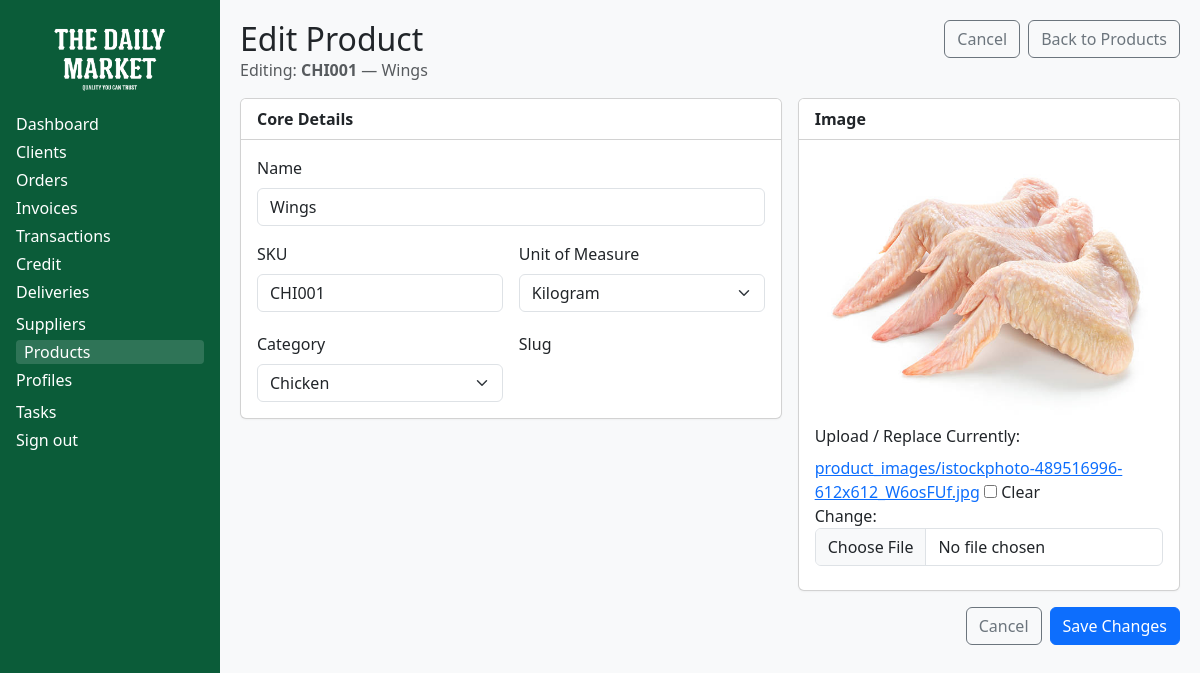
Page /portal/staff/products/1/edit/ (signed in) on the committed database.
### products/models.py (models this page shows, shortened)
class Product(models.Model):
    UOM_CHOICES = [
        ("EA", "Each"),
        ("KG", "Kilogram"),
        ("L",  "Litre"),
        ("PK", "Pack"),
        ("BOX","Box"),
    ]
    name = models.CharField(max_length=200)
    category = models.ForeignKey(Category, on_delete=models.PROTECT, related_name="products")
    sku  = models.CharField(max_length=64, blank=True, null=True)
    slug = models.SlugField(max_length=220, blank=True, null=True)
    image = models.ImageField(upload_to="product_images/", blank=True, null=True)
    uom = models.CharField(max_length=8, choices=UOM_CHOICES, default="EA")
    cost_price = models.DecimalField(max_digits=12, decimal_places=2, null=True, blank=True)
    wholesale_price = models.DecimalField(max_digits=12, decimal_places=2, null=True, blank=True)
    retail_price = models.DecimalField(max_digits=12, decimal_places=2, null=True, blank=True)
    retail_margin_pct = models.DecimalField(max_digits=6, decimal_places=2, default=Decimal("15.00"))
    created_at = models.DateTimeField(auto_now_add=True)
    updated_at = models.DateTimeField(auto_now=True)
    class Meta:
        ordering = ["name"]
        indexes = [
            models.Index(fields=["sku"]),
            models.Index(fields=["slug"]),
            models.Index(fields=["category"]),
        ]

### products/views.py (the view)
# urls.py: path("<int:pk>/edit/", views.product_edit, name="product-edit"),
@login_required
@staff_required
@transaction.atomic
def product_edit(request, pk):
    product = get_object_or_404(Product, pk=pk)
    VariantFormSet3 = inlineformset_factory(
        parent_model=Product,
        model=ProductVariant,
        form=ProductVariantForm,
        formset=VariantFormSetClean,  # <<< use the same cleaner in edit
        extra=1,                      # one blank row on edit is usually enough
        can_delete=True,
    )
    if request.method == "POST":
        form = ProductForm(request.POST, request.FILES, instance=product)
        formset = VariantFormSet3(
            request.POST, request.FILES, instance=product, prefix="variants"
        )
        if form.is_valid() and formset.is_valid():
            product = form.save()
            formset.save()   # create/update/delete variants
            messages.success(request, "Product updated.")
            return redirect("product-view", pk=product.pk)
        messages.error(request, "Please fix the errors below.")
    else:
        form = ProductForm(instance=product)
        formset = VariantFormSet3(instance=product, prefix="variants")
    return render(request, "products/product_edit.html", {
        "form": form,
        "product": product,
        "variant_formset": formset,
    })

### products/forms.py
class ProductForm(forms.ModelForm):
    class Meta:
        model = Product
        fields = ["name", "category", "sku", "image", "uom"]
        widgets = {
            "name": forms.TextInput(attrs={"class": "form-control"}),
            "category": forms.Select(attrs={"class": "form-select"}),
            "sku": forms.TextInput(attrs={"class": "form-control"}),
            "image": forms.ClearableFileInput(attrs={"class": "form-control"}),
            "uom": forms.Select(attrs={"class": "form-select"}),
        }

### products/models.py (called while the page is built)
    def __str__(self):
        return self.name

### products/views.py (called while the page is built)
def staff_check(user):
    return user.is_authenticated and user.is_staff

### products/templates/products/product_edit.html (shortened to what this page needs)
{% load static %}
<!DOCTYPE html>
<html lang="en">
<head>
  <link href="https://cdn.jsdelivr.net/npm/bootstrap@5.3.3/dist/css/bootstrap.min.css" rel="stylesheet"/>
</head>
<body>
  <aside class="sidebar-desktop d-none d-lg-block sidebar-skin">
    <div class="text-center mb-3">
      <img src="{% static 'images/logo.png' %}" alt="Seshibo Daily Market" class="logo-img">
    </div>
    <a href="{% url 'staff-dashboard' %}" class="nav-link {% if request.resolver_match.url_name == 'staff-dashboard' %}active{% endif %}">Dashboard</a>
    <a href="{% url 'staff-clients' %}" class="nav-link {% if request.resolver_match.url_name in 'staff-clients client-view client-edit client-create' %}active{% endif %}">Clients</a>
    <a href="{% url 'staff-orders' %}" class="nav-link {% if request.resolver_match.url_name == 'staff-orders' %}active{% endif %}">Orders</a>
    <a href="{% url 'staff-invoices' %}" class="nav-link {% if request.resolver_match.url_name == 'staff-invoices' %}active{% endif %}">Invoices</a>
    <a href="{% url 'staff-transactions' %}" class="nav-link {% if request.resolver_match.url_name == 'staff-transactions' %}active{% endif %}">Transactions</a>
    <a href="{% url 'staff-credit' %}" class="nav-link {% if request.resolver_match.url_name == 'staff-credit' %}active{% endif %}">Credit</a>
    <div class="mb-2">
      {% with current_name=request.resolver_match.url_name %}
        <a class="nav-link d-flex align-items-center justify-content-between"
           data-bs-toggle="collapse"
           href="#deliveriesMenuDesktop"
           role="button"
           aria-expanded="{% if current_name == 'warehouse' or current_name == 'delivery' %}true{% else %}false{% endif %}"
           aria-controls="deliveriesMenuDesktop">
          <span>Deliveries</span>
        </a>
      {% endwith %}
    </div>
    <a href="{% url 'staff-suppliers' %}" class="nav-link {% if request.resolver_match.url_name in 'staff-suppliers supplier-view supplier-edit supplier-create' %}active{% endif %}">Suppliers</a>
    <a href="{% url 'staff-products' %}" class="nav-link {% if request.resolver_match.url_name in 'staff-products product-view product-edit product-create' %}active{% endif %}">Products</a>
    <div class="mb-2">
      {% with current_name=request.resolver_match.url_name %}
        <a class="nav-link d-flex align-items-center justify-content-between"
           data-bs-toggle="collapse"
           href="#profilesMenuDesktop"
           role="button"
           aria-expanded="{% if current_name == 'my_profile' or current_name == 'staff_profile' or current_name == 'customer_profile' %}true{% else %}false{% endif %}"
           aria-controls="profilesMenuDesktop">
          <span>Profiles</span>
        </a>
      {% endwith %}
    </div>
    <a href="{% url 'tasks' %}" class="nav-link {% if request.resolver_match.url_name == 'tasks' %}active{% endif %}">Tasks</a>
    <div>
      <form action="{% url 'logout' %}" method="post" class="m-0 p-0">
        <button type="submit" class="nav-link w-100 text-start btn btn-link p-0 text-white">Sign out</button>
      </form>
    </div>
  </aside>
  <main class="content">
    <div class="d-flex justify-content-between align-items-start flex-wrap gap-2">
      <div>
        <h2 class="m-0">Edit Product</h2>
        <div class="text-muted">
          Editing: <strong>{{ product.sku }}</strong> — {{ product.name }}
        </div>
      </div>
      <div class="d-flex flex-wrap gap-2">
        <a href="{% url 'product-view' product.id %}" class="btn btn-outline-secondary">Cancel</a>
        <a href="{% url 'staff-products' %}" class="btn btn-outline-secondary">Back to Products</a>
      </div>
    </div>
    <form method="post" enctype="multipart/form-data" class="mt-3">
      <div class="row g-3">
        <div class="col-lg-7">
          <div class="card">
            <div class="card-header bg-white"><strong>Core Details</strong></div>
            <div class="card-body">
              <div class="mb-3">
                <label class="form-label" for="{{ form.name.id_for_label }}">Name</label>
                {{ form.name }}
              </div>
              <div class="row g-3">
                <div class="col-md-6">
                  <label class="form-label" for="{{ form.sku.id_for_label }}">SKU</label>
                  {{ form.sku }}
                </div>
                <div class="col-md-6">
                  <label class="form-label" for="{{ form.uom.id_for_label }}">Unit of Measure</label>
                  {{ form.uom }}
                </div>
              </div>
              <div class="row g-3 mt-1">
                <div class="col-md-6">
                  <label class="form-label" for="{{ form.category.id_for_label }}">Category</label>
                  {{ form.category }}
                </div>
                <div class="col-md-6">
                  <label class="form-label" for="{{ form.slug.id_for_label }}">Slug</label>
                </div>
              </div>
            </div>
          </div>
        </div>
        <div class="col-lg-5">
          <div class="card">
            <div class="card-header bg-white"><strong>Image</strong></div>
            <div class="card-body">
              {% if product.image %}
                <div class="mb-2 text-center">
                  <img src="{{ product.image.url }}" alt="{{ product.name }}" class="img-fluid" style="max-height:260px; object-fit:contain;">
                </div>
              {% else %}
                <div class="mb-2 text-center text-muted">No image uploaded.</div>
              {% endif %}
              <div class="mb-2">
                <label class="form-label" for="{{ form.image.id_for_label }}">Upload / Replace</label>
                {{ form.image }}
              </div>
            </div>
          </div>
        </div>
      </div>
      <div class="d-flex justify-content-end mt-3 gap-2">
        <a href="{% url 'product-view' product.id %}" class="btn btn-outline-secondary">Cancel</a>
        <button type="submit" class="btn btn-primary">Save Changes</button>
      </div>
    </form>
  </main>
</body>
</html>

### products/templates/products/product_edit.html (style rules this page uses)
:root { --sidebar-w: 220px; --mobile-nav-h: 56px; --brand-green: #0b5c39; --content-bg: #f8f9fa; }
html, body { height: 100%; }
.sidebar-skin { background-color: var(--brand-green); color: #fff; padding: 1rem; }
.sidebar-skin .nav-link { color: #fff; margin: .25rem 0; display: block; }
.sidebar-skin .nav-link.active, .sidebar-skin .nav-link:hover { background: rgba(255,255,255,0.15); border-radius: 4px; padding-left: 8px; }
.logo-img { max-height: 80px; width: auto; }
.nav-link[data-bs-toggle="collapse"]::after { content: none !important; }
.content { background: var(--content-bg); padding: 20px; }
.card { box-shadow: 0 1px 2px rgba(0,0,0,.04); }
@media (min-width: 992px) { body { display: block; overflow: hidden; } }
@media (min-width: 992px) { .sidebar-desktop { position: fixed; top: 0; left: 0; bottom: 0; width: var(--sidebar-w); overflow-y: auto; z-index: 1020; } }
@media (min-width: 992px) { .content { margin-left: var(--sidebar-w); height: 100vh; overflow: auto; -webkit-overflow-scrolling: touch; } }

### rows in the picture
Product: sku "CHI001", name "Wings", uom "Kilogram", category "Chicken", image (picture)
